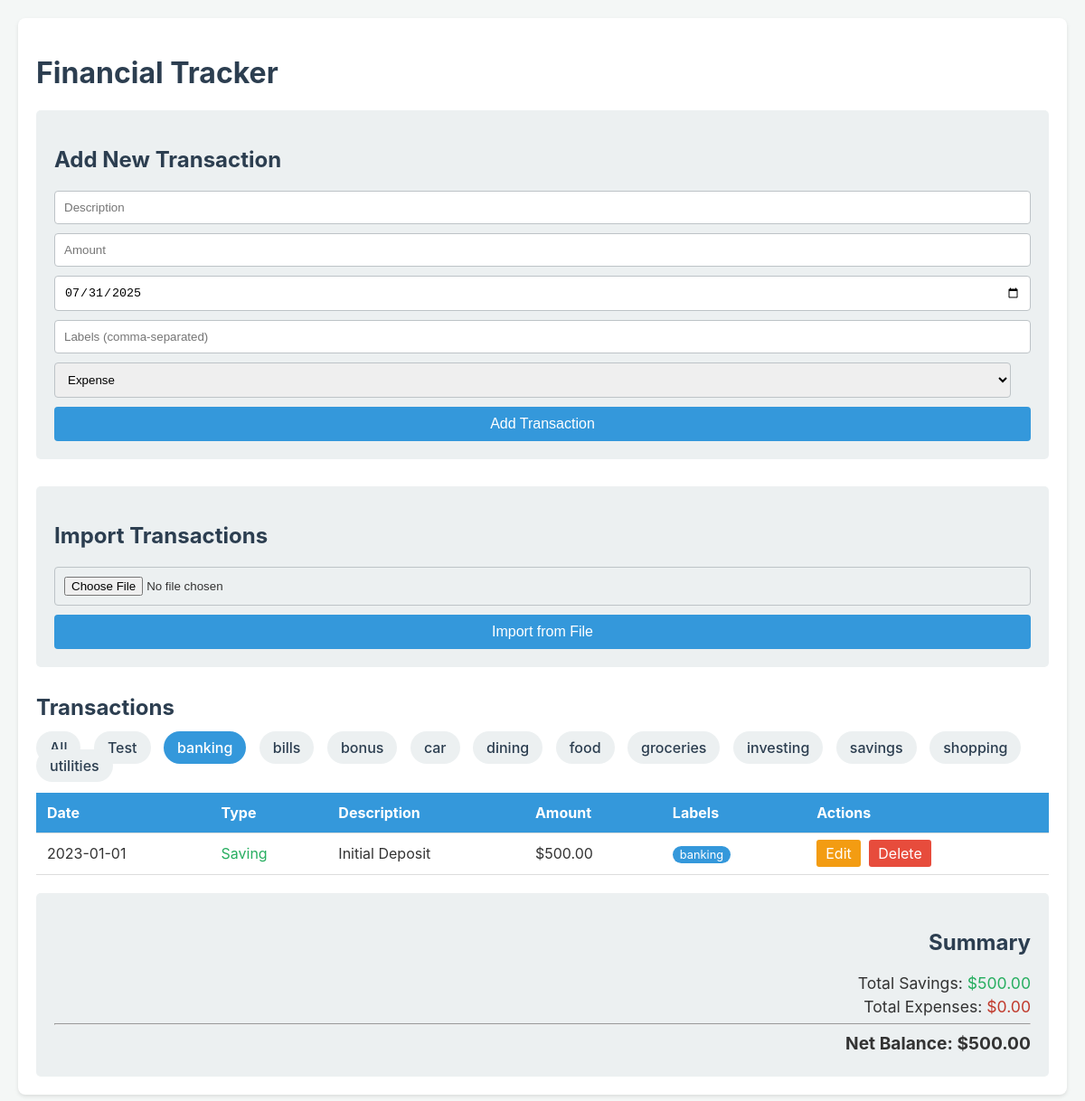
Page /?label=banking on the committed database.
### tables this page shows
CREATE TABLE labels (
                id INTEGER PRIMARY KEY AUTOINCREMENT,
                name TEXT NOT NULL UNIQUE
            );

CREATE TABLE transactions (
                id INTEGER PRIMARY KEY AUTOINCREMENT,
                type TEXT NOT NULL CHECK(type IN ('expense', 'saving')),
                description TEXT NOT NULL,
                amount REAL NOT NULL,
                transaction_date TEXT,
                timestamp DATETIME DEFAULT CURRENT_TIMESTAMP
            );

### app.py (the view)
@app.route('/')
def index():
    label_filter = request.args.get('label')
    transactions = get_transactions_db(label_filter=label_filter)
    labels = get_all_labels_db()
    total_savings = sum(t['amount'] for t in transactions if t['type'] == 'saving')
    total_expenses = sum(t['amount'] for t in transactions if t['type'] == 'expense')
    net_balance = total_savings - total_expenses
    totals = {
        'savings': total_savings,
        'expenses': total_expenses,
        'net': net_balance
    }
    today = datetime.date.today().isoformat()
    return render_template('index.html', transactions=transactions, totals=totals, today=today, labels=labels, selected_label=label_filter)

### app.py (called while the page is built)
def create_connection():
    conn = None
    try:
        conn = sqlite3.connect('finance.db', check_same_thread=False)
    except Error as e:
        print(e)
    return conn

def get_all_labels_db():
    conn = create_connection()
    try:
        conn.row_factory = sqlite3.Row
        cur = conn.cursor()
        cur.execute("SELECT id, name FROM labels ORDER BY name")
        rows = cur.fetchall()
        return rows
    except Error as e:
        print(f"Failed to retrieve labels: {e}")
        return []
    finally:
        if conn:
            conn.close()

### templates/index.html (shortened to what this page needs)
<!DOCTYPE html>
<html lang="en">
<head>
</head>
<body>
    <div class="container">
        <h1>Financial Tracker</h1>
        <form action="/add" method="post">
            <h2>Add New Transaction</h2>
            <input type="text" name="description" placeholder="Description" required>
            <input type="number" name="amount" placeholder="Amount" step="0.01" min="0.01" required>
            <input type="date" name="transaction_date" value="{{ today }}" required>
            <input type="text" name="labels" placeholder="Labels (comma-separated)">
            <select name="type">
                <option value="expense">Expense</option>
            </select>
            <button type="submit">Add Transaction</button>
        </form>
        <form action="/import" method="post" enctype="multipart/form-data">
            <h2>Import Transactions</h2>
            <input type="file" name="file" accept=".json,.csv" required>
            <button type="submit">Import from File</button>
        </form>
        <h2>Transactions</h2>
        <div class="filter-container">
            <a href="{{ url_for('index') }}" class="{{ 'active' if not selected_label else '' }}">All</a>
            {% for label in labels %}
            <a href="{{ url_for('index', label=label.name) }}" class="{{ 'active' if selected_label == label.name else '' }}">{{ label.name }}</a>
            {% endfor %}
        </div>
        <table>
            <thead>
                <tr>
                    <th>Date</th>
                    <th>Type</th>
                    <th>Description</th>
                    <th>Amount</th>
                    <th>Labels</th>
                    <th>Actions</th>
                </tr>
            </thead>
            <tbody>
                {% for transaction in transactions %}
                <tr>
                    <td>{{ transaction.transaction_date }}</td>
                    <td class="{{ transaction.type }}">{{ transaction.type.capitalize() }}</td>
                    <td>{{ transaction.description }}</td>
                    <td>${{ "%.2f"|format(transaction.amount) }}</td>
                    <td>
                        {% if transaction.labels %}
                            {% for label in transaction.labels.split(',') %}
                                <span class="label">{{ label }}</span>
                            {% endfor %}
                        {% endif %}
                    </td>
                    <td class="actions">
                        <a href="{{ url_for('edit_transaction_route', trans_id=transaction.id) }}" class="edit-btn">Edit</a>
                        <a href="{{ url_for('delete_transaction_route', trans_id=transaction.id) }}" class="delete-btn" onclick="return confirm('Are you sure you want to delete this item?');">Delete</a>
                    </td>
                </tr>
                {% endfor %}
            </tbody>
        </table>
        <div class="summary">
            <h2>Summary</h2>
            <p>Total Savings: <span class="saving">${{ "%.2f"|format(totals.savings) }}</span></p>
            <p>Total Expenses: <span class="expense">${{ "%.2f"|format(totals.expenses) }}</span></p>
            <hr>
            <p class="net-balance">Net Balance: <span>${{ "%.2f"|format(totals.net) }}</span></p>
        </div>
    </div>
</body>
</html>

### templates/index.html (style rules this page uses)
body { font-family: -apple-system, BlinkMacSystemFont, "Segoe UI", Roboto, "Helvetica Neue", Arial, sans-serif; background-color: #f4f7f6; color: #333; margin: 0; padding: 20px; }
.container { max-width: 1300px; margin: auto; background: #fff; padding: 20px; border-radius: 8px; box-shadow: 0 2px 4px rgba(0,0,0,0.1); }
h1, h2 { color: #2c3e50; }
form { margin-bottom: 30px; padding: 20px; background-color: #ecf0f1; border-radius: 5px; }
form input, form select { width: calc(100% - 22px); padding: 10px; margin-bottom: 10px; border: 1px solid #bdc3c7; border-radius: 4px; }
form button { width: 100%; padding: 10px; border: none; background-color: #3498db; color: white; font-size: 16px; border-radius: 4px; cursor: pointer; }
table { width: 100%; border-collapse: collapse; margin-bottom: 20px; }
th, td { text-align: left; padding: 12px; border-bottom: 1px solid #ddd; }
th { background-color: #3498db; color: white; }
.expense { color: #c0392b; }
.saving { color: #27ae60; }
.summary { padding: 20px; background: #ecf0f1; border-radius: 5px; text-align: right; }
.summary p { margin: 5px 0; font-size: 1.1em; }
.summary .net-balance { font-weight: bold; font-size: 1.2em; }
.actions a { text-decoration: none; padding: 5px 10px; margin-right: 5px; border-radius: 3px; color: white; }
.edit-btn { background-color: #f39c12; }
.delete-btn { background-color: #e74c3c; }
.label { display: inline-block; background-color: #3498db; color: white; padding: 2px 8px; border-radius: 12px; font-size: 0.8em; margin-right: 4px; }
.filter-container { margin-bottom: 20px; }
.filter-container a { text-decoration: none; padding: 8px 15px; margin-right: 10px; border-radius: 20px; background-color: #ecf0f1; color: #2c3e50; font-weight: 500; }
.filter-container a.active { background-color: #3498db; color: white; }

### rows in the picture
labels: name "Test"
labels: name "banking"
labels: name "bills"
labels: name "bonus"
labels: name "car"
labels: name "dining"
labels: name "food"
labels: name "groceries"
labels: name "investing"
labels: name "savings"
labels: name "shopping"
labels: name "utilities"
transactions: amount "500.00", label "banking"

### other values in the picture
{{ "%.2f"|format(totals.savings) }} "500.00"
{{ "%.2f"|format(totals.expenses) }} "0.00"
{{ "%.2f"|format(totals.net) }} "500.00"
